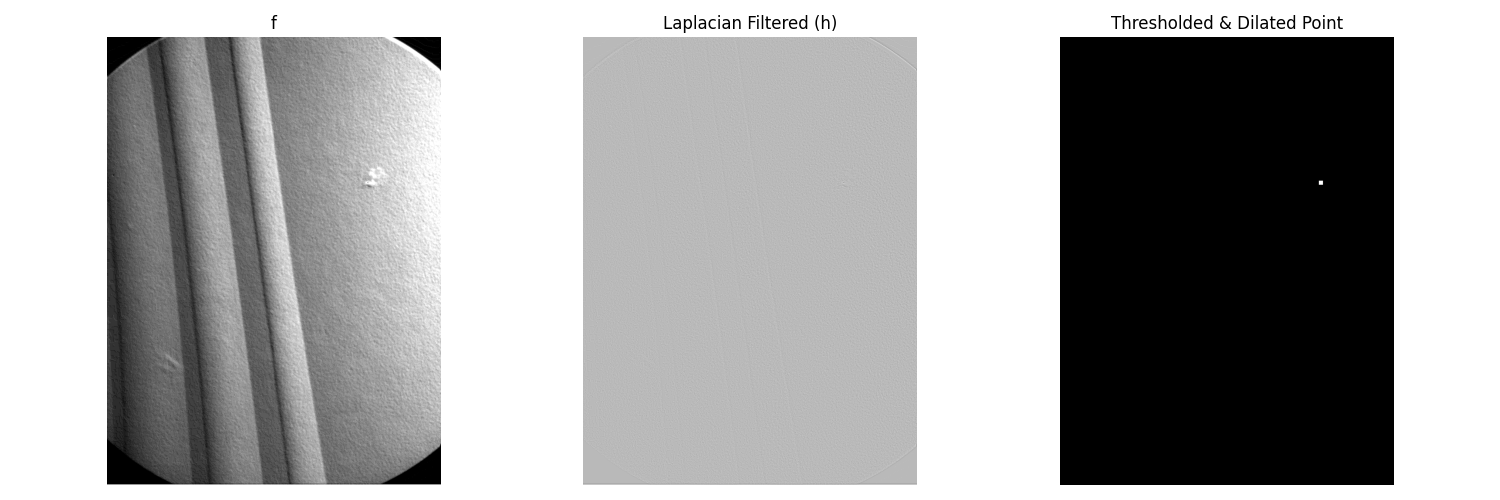

Reproduce this figure in Python.

import sys
import os
import numpy as np
import matplotlib.pyplot as plt
from skimage.io import imread
from skimage.util import img_as_float
from scipy.ndimage import convolve
import ia870 as ia
from libDIPUM.data_path import dip_data

# Data
img_path = dip_data('turbineblad-with-blk-dot.tif')

f = img_as_float(imread(img_path))

# Laplacian kernel
# w = [-1 -1 -1;-1 8 -1;-1 -1 -1];
w = np.array([[-1, -1, -1],
              [-1,  8, -1],
              [-1, -1, -1]], dtype=float)

# Filtering
# h = imfilter(f,w,'replicate');
# scipy.ndimage.convolve uses 'nearest' for replicate padding typically?
# mode='nearest' replicates the edge value.
h = convolve(f, w, mode='nearest')

ha = np.abs(h)

# Thresholding
# T = 0.9*max(ha(:));
# g = ha >= T;
T = 0.9 * ha.max()
g = ha >= T

# Display
# subplot (1, 3, 1); imshow(f);
# subplot (1, 3, 2); imshow(h);
# subplot (1, 3, 3); imshow(morphoDilate4e(g, ones (7)))

fig, axes = plt.subplots(1, 3, figsize=(15, 5))
axes = axes.flatten()

axes[0].imshow(f, cmap='gray')
axes[0].set_title('f')
axes[0].axis('off')

# h might have negative values, standard imshow scales min-max
axes[1].imshow(h, cmap='gray')
axes[1].set_title('Laplacian Filtered (h)')
axes[1].axis('off')

# Dilate point for visibility
B = ia.iasebox(3)
g_dilated = ia.iadil(g, B)

axes[2].imshow(g_dilated, cmap='gray')
axes[2].set_title('Thresholded & Dilated Point')
axes[2].axis('off')

plt.tight_layout()
plt.savefig('Figure104.png')
print("Saved Figure104.png")
plt.show()
